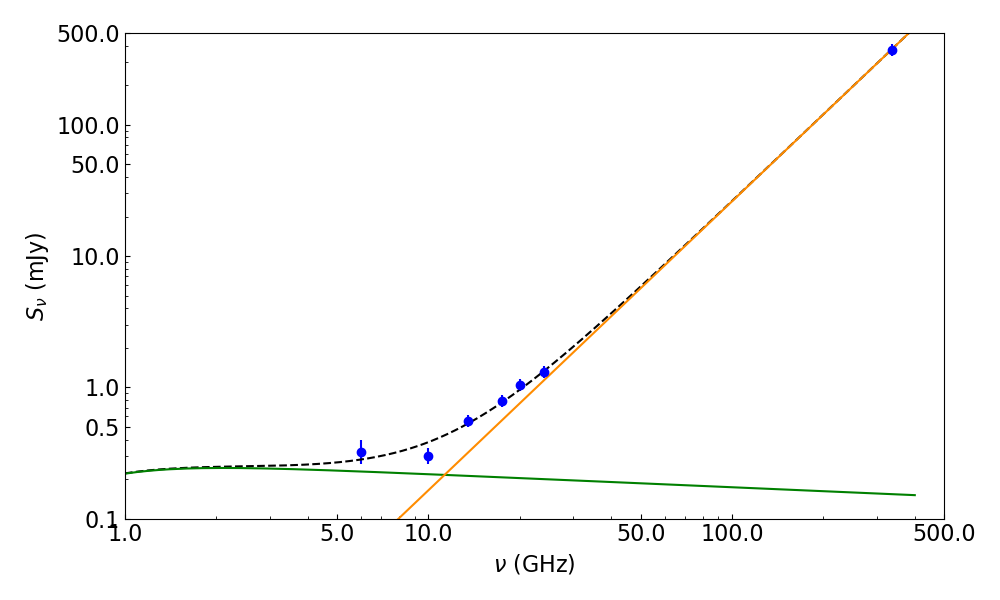

Recreate this plot in Python.
import math
import numpy as np
import matplotlib.pyplot as plt
import matplotlib
import scipy.optimize

from uncertainties import ufloat
from uncertainties.umath import *  # Imports sin(), etc.

T_e = 2e4                               # Fixed value of electron temperature
#theta_maj = ufloat(0.396, 0.023)	# Major axis of source in arcsec
#theta_min = ufloat(0.057, 0.022) 	# Minor axis of source in arcsec
theta_maj = 0.202               	# Major axis of source in arcsec
theta_min = 0.180                       # Minor axis of source in arcsec

D = 0.14		# Distance to source in kpc

Omega_s = (math.pi*theta_maj*theta_min)/(4*math.log(2)) 	# Solid angle size of emission
print("Omega_s: ", Omega_s)

# Function for finding reduced chi-squared values
def reduced_chisquared(observed, expected, errors, no_parameters):
	dof = len(observed) - no_parameters
	sum_square_deviations = 0.0

	for i in range(len(observed)):
		square_deviation = (observed[i] - expected[i])**2 / errors[i]**2
		sum_square_deviations += square_deviation
	
	red_chi_squared = sum_square_deviations/dof
	return red_chi_squared
	
# Combined power law spectrum
def combined_power_law_fit(freq, alpha_high, K_2, K_3):
        log_flux = np.log10((7.21586e-4*T_e*Omega_s*freq**2)*(1 - np.exp(-K_2*T_e**-1.35*freq**-2.1)) + K_3*freq**alpha_high)
        return log_flux

# Flux values
flux = np.array([0.32, 0.30, 0.55, 0.79, 1.04, 1.31, 372.0])
flux_err = np.array([0.06, 0.03, 0.02, 0.02, 0.04, 0.05, 15.0])

# Flux values from Rodriguez et al. (1998)
flux_1998 = np.array([0.60, 0.70, 0.9, 1.5, 4.8, 23.0])
flux_err_1998 = np.array([0.20, 0.02, 0.10, 0.2, 0.5, 6.0])


# Add in quadrature 10% absolute flux calibration error
flux_err = np.sqrt(flux_err**2 + (0.1*flux)**2)
print("Errors: ", flux_err)
flux_err_1998 = np.sqrt(flux_err_1998**2 + (0.1*flux_1998)**2)
print("Errors (1998): ", flux_err_1998)

# Logs of flux densities for the log-log graph
log_flux = np.log10(flux)
log_flux_err = (flux_err) / (flux * np.log(10))

# Frequencies that flux was measured at (X data)
freq = np.array([6.0, 10.0, 13.5, 17.5, 20.0, 24.0, 336.0])

# Log of frequencies for the log-log graph
log_freq = np.log10(freq)

############## 2. Find spectral index in each part of spectrum #################
################################################################################
init_guess = [2.0, 1e4, 0.01]
popt, pcov = scipy.optimize.curve_fit(combined_power_law_fit, freq, log_flux, init_guess)
perr = np.sqrt(np.diag(pcov))
perr = np.sqrt(np.diag(pcov))


alpha_high = ufloat(popt[0], perr[0])
K_2 = ufloat(popt[1], perr[1])
K_3 = ufloat(popt[2], perr[2])

print("K_2: ", K_2)
#print("Low frequency spec. ind.: ", alpha_low)
print("High frequency spec. ind.: ", alpha_high)

############## 3. Calculate electron density and ionized gas mass ###################
################################################################################
n_e = sqrt( 1710.0 * K_2 * D**(-1) * theta_min**(-1) )
print("Electron density (cm^-3): ", n_e)

freq_c = (K_2*T_e**-1.35)**(1/2.1)				# Turnover freq. in GHz
print("Turnover frequency (GHz): ", freq_c)

# Assume approximate spherical geometry for gas mass
r = 1.496e16 * D * (theta_maj/2)       # Calculate radius of gas
print("r (cm): ", r)

m_H = 1.673e-24                         # Mass of hydrogen atom in g
M_sun = 1.989e+33                       # Mass of sun in g
M_ion = (4/3) * math.pi * r**3 * m_H * n_e
print("M_ion (g): ", M_ion)
print("M_ion (solar masses): ", M_ion/M_sun)

############## 4. Plot all the spectra in graphs ############################### 
#############################################################################

# Make major tick labels in log-log graph corresponding to frequencies listed in following array
new_x_tick_labels=np.array([1.0, 5.0, 10.0, 50.0, 100.0, 500.0])
# Minor tick labels every 1 GHz from 1 - 10 GHz, every 10 GHz from 10 - 100 GHz, and every 100 GHz from 100 - 500 GHz
new_x_minor_tick_labels = np.concatenate((np.arange(1.0, 10.0, 1.0), np.arange(10.0, 100.0, 10.0), np.arange(100.0, 500.0, 100.0)))
# Get log of frequencies for tick labels so they can be applied to get corresponding tick locations in the log-log graph
new_x_tick_locations=np.log10(new_x_tick_labels*(1.0))
new_x_minor_tick_locations=np.log10(new_x_minor_tick_labels*(1.0))

# Make major tick labels in log-log graph corresponding to flux densities listed in following array
new_y_tick_labels=np.array([0.1, 0.5, 1.0, 10.0, 50.0, 100.0, 500.0])
# Minor tick labels every 10 uJy from 10 - 100 uJy and every 100 uJy from 100 - 1500 uJy
new_y_minor_tick_labels=np.concatenate((np.arange(0.1,1.0,0.1), np.arange(1.0, 10.0, 1.0), np.arange(10.0, 100.0, 10.0), np.arange(100.0, 500.0, 100.0)))
# Get log of flux densities for tick labels so they can be applied to get corresponding tick locations in the log-log graph
new_y_tick_locations=np.log10(new_y_tick_labels)
new_y_minor_tick_locations=np.log10(new_y_minor_tick_labels)


############## 5. Plot the spectrum with all fits  ##################
#####################################################################

#Makes ticks point inwards
matplotlib.rcParams['xtick.direction'] = 'in'
matplotlib.rcParams['ytick.direction'] = 'in'
# Makes all text non-italic
matplotlib.rcParams.update({'mathtext.default': 'regular'})
# Sets font size of all text on graph
matplotlib.rcParams.update({'font.size': 16})
plt.rc('legend', fontsize=16)

# Plot data values
fig = plt.figure(5, figsize=(10, 6))
ax = fig.add_subplot(111)
plt.errorbar(log_freq, log_flux, yerr=log_flux_err, fmt='bo')

# Plot spectral fit
alpha_high, K_2, K_3 = popt
# Make array of frequencies to plot spectral fit
freq_samples = np.arange(1.0, 400.0, 0.1)

# Plot combined spectral fit over all frequencies
spectral_fit = combined_power_law_fit(freq_samples, alpha_high, K_2, K_3)
plt.plot(np.log10(freq_samples), spectral_fit, 'k--', label='Combined')

# Plot low freq. spectral fit
plt.plot(np.log10(freq_samples), np.log10((7.21e-4*T_e*Omega_s*freq_samples**2)*(1 - np.exp(-K_2*T_e**-1.35*freq_samples**-2.1))), color='green', label='Free-Free')

# Plot high freq. spectral fit
plt.plot(np.log10(freq_samples), alpha_high*np.log10(freq_samples) + np.log10(K_3), color='darkorange', label='Dust')

# Set axes for the log-log graph by getting log of upper and lower limits for axes
plt.axis(np.log10([1.0, 500.0, 0.1, 500.0]))

# Apply major and minor ticks for x and y axes
ax.set_xticks(new_x_tick_locations)
ax.set_xticklabels(new_x_tick_labels)
ax.set_xticks(new_x_minor_tick_locations, minor=True)
ax.set_yticks(new_y_tick_locations)
ax.set_yticklabels(new_y_tick_labels)
ax.set_yticks(new_y_minor_tick_locations, minor=True)

plt.xlabel(r'$\mathit{\nu}$ (GHz)')
plt.ylabel(r'$\mathit{S_{\nu}}\ (mJy$)')

plt.tight_layout()				# Make everything fit in window
plt.savefig('spectrum_L1551_NE_1_ff_spec_fit_fixed_T.png')

plt.show()
